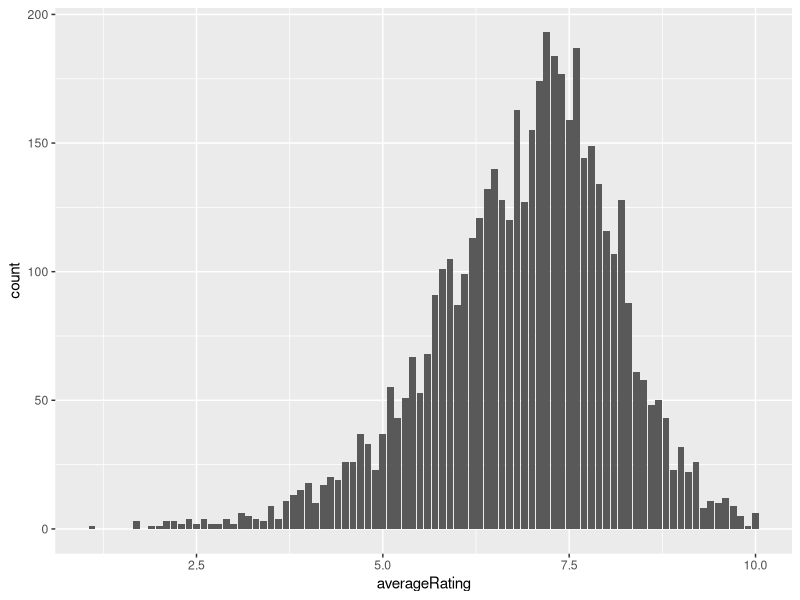
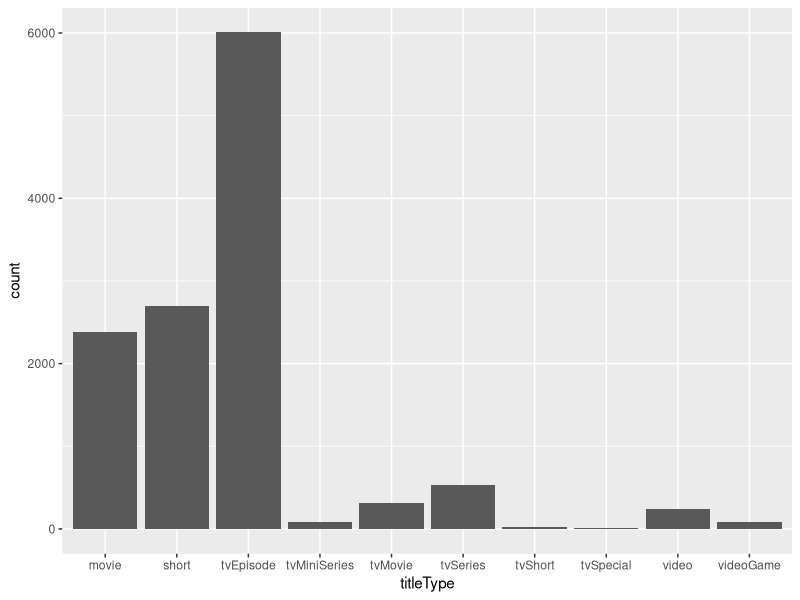
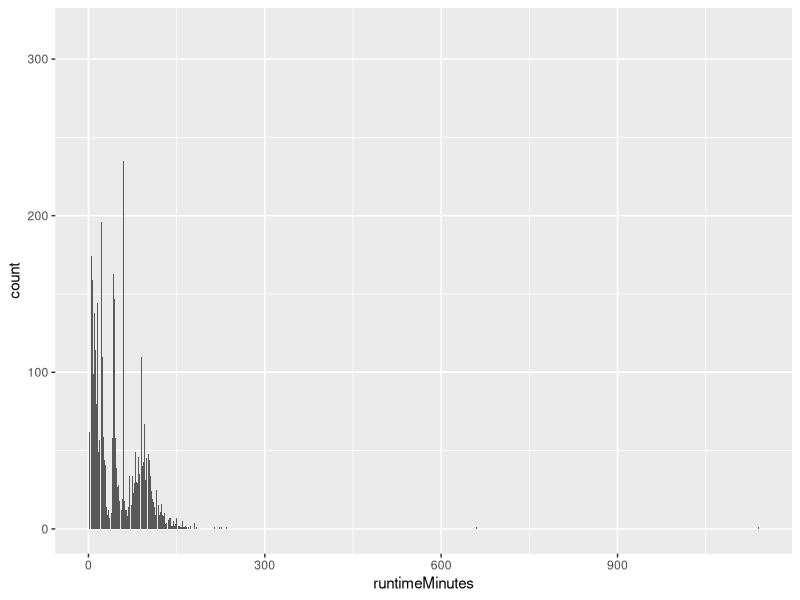
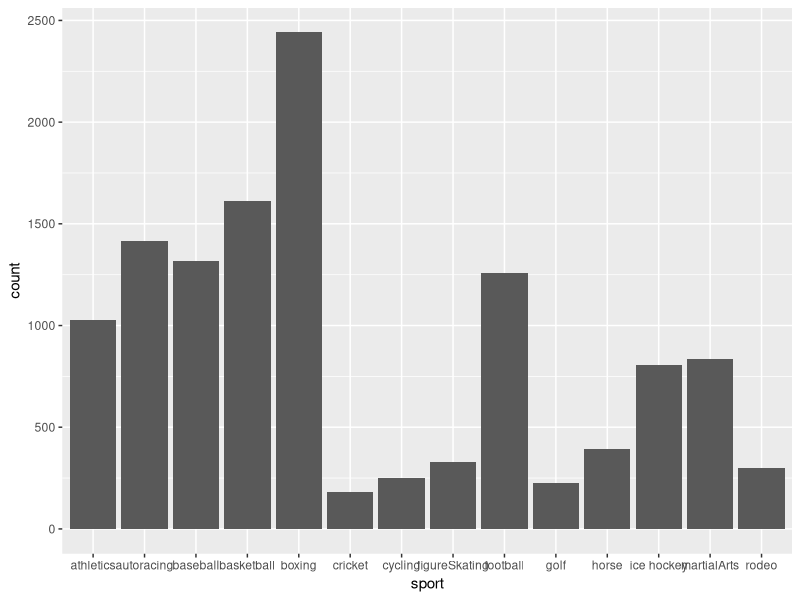
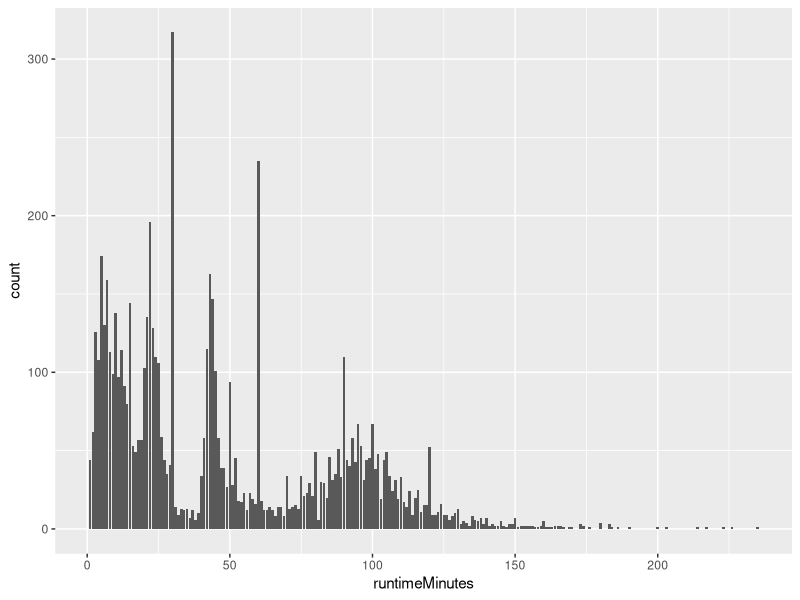
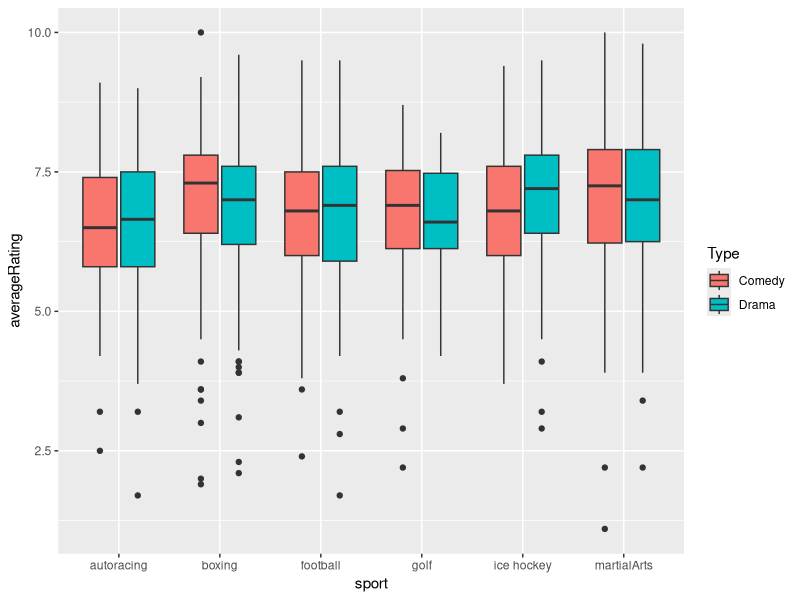

Write the R code that produced these figures, in order.
## ---- chunk 1
library(tidyverse)
## ---- chunk 2
allSportFilms <- read.csv("agbign20/data/allSportsFilms.csv")
## ---- chunk 3
allSportFilms <- allSportFilms[, -c(1,2,5,7,8)]
allSportFilms <- allSportFilms %>%
  mutate(runtimeMinutes = as.numeric(runtimeMinutes)) %>%
  filter(isAdult == "0")
allSportFilms <- allSportFilms[,-3]
## ---- chunk 4
ggplot(allSportFilms, aes(x=averageRating)) + geom_bar()
ggplot(allSportFilms, aes(x=titleType)) + geom_bar() # mostly tv episodes
ggplot(allSportFilms, aes(x=runtimeMinutes)) + geom_bar() # lets look at this one closer
ggplot(allSportFilms, aes(x=sport)) + geom_bar() # mostly boxing movies
## ---- chunk 5
allSportFilms %>% filter(runtimeMinutes <= 250) %>% ggplot(aes(x=runtimeMinutes)) + geom_bar()
# looks like about 40 and 60 minutes have the highest count, makes sense since tvepisode is the highest count of title type
## ---- chunk 6
comedyDramaSports <- allSportFilms %>% mutate(ComedyIND = ifelse(str_detect(genres,"Comedy"),"Comedy",NA),
         DramaIND = ifelse(str_detect(genres,"Drama"),"Drama",NA)) %>%
  pivot_longer(cols=ComedyIND:DramaIND,names_to=NULL,values_to="Type") %>%
  drop_na("Type") %>% select(primaryTitle, Year, Type, averageRating, sport) %>%
  filter(sport == "boxing" | sport == "football" | sport == "autoracing" | sport == "martialArts" | sport == "golf" | sport == "ice hockey")

ggplot(comedyDramaSports, aes(x = sport, y = averageRating, fill = Type)) + geom_boxplot()

